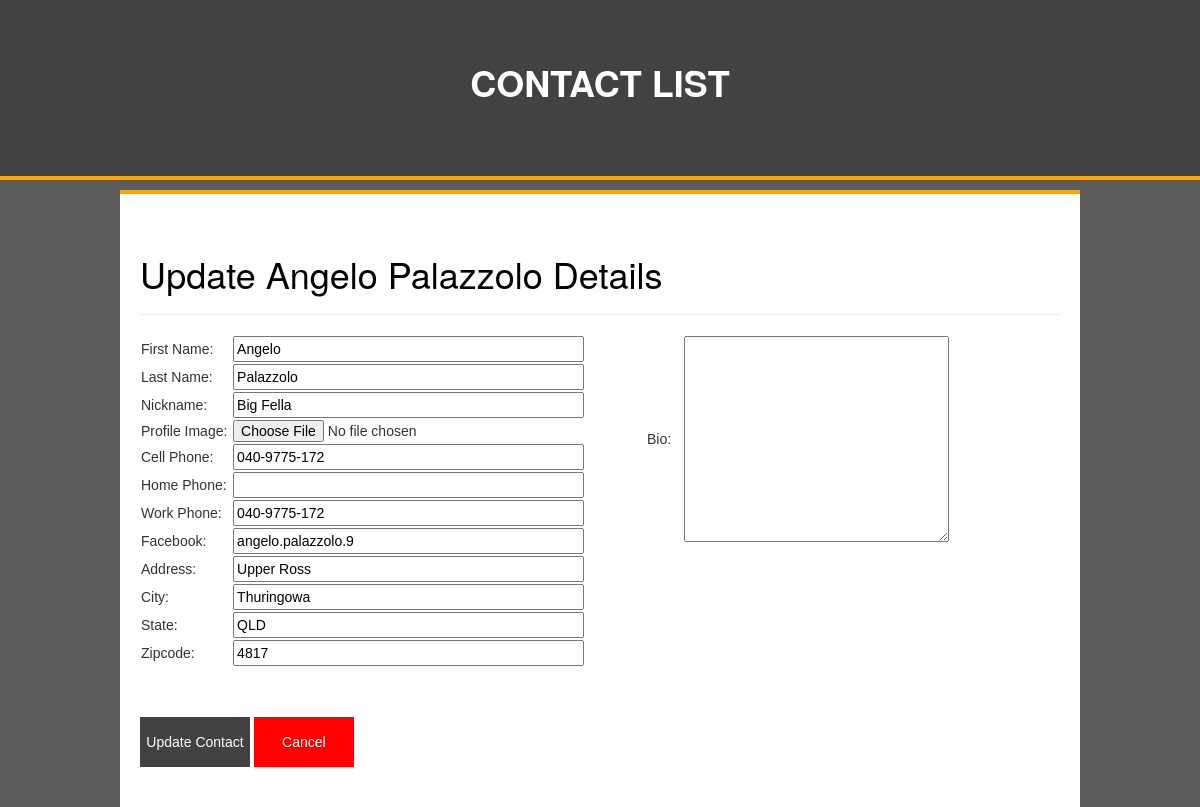
/phonebook_database/update_contact.php?id=33, run on the app's committed database.
### tables this page shows
CREATE TABLE `contacts` (
  `contact_id` int(11) NOT NULL,
  `contact_fname` varchar(100) NOT NULL,
  `contact_lname` varchar(100) NOT NULL,
  `contact_nickname` varchar(100) NOT NULL,
  `contact_cphone` varchar(50) NOT NULL,
  `contact_hphone` varchar(50) NOT NULL,
  `contact_wphone` varchar(50) NOT NULL,
  `contact_facebook` varchar(50) NOT NULL,
  `contact_address` varchar(100) NOT NULL,
  `contact_city` varchar(50) NOT NULL,
  `contact_state` varchar(50) NOT NULL,
  `contact_zipcode` varchar(50) NOT NULL,
  `contact_profile` varchar(255) NOT NULL,
  `contact_notes` longblob NOT NULL,
  `contact_status` enum('0','1') NOT NULL DEFAULT '1'
);

### phonebook_database/update_contact.php (the view, shortened to what this page needs)
<?php
	require_once"connect.php";
	if (isset($_GET['id'])) {
		$id = $_GET['id'];
		$get_contact = "select * from contacts where contact_id = '$id'";
		$sql_get_contact = $conn->query($get_contact);
		$row = mysqli_fetch_array($sql_get_contact);
	}
 ?>
<!DOCTYPE html>
<html>
<head>
	<?php include"includes/head.inc"; ?>
</head>
<body>
	<div class="wrapper">
		<div class="header">
			<div class="headerContent"><h1>CONTACT LIST</h1></div>
		</div>
		<div class="content">
		<div><h1>Update <?php echo $row['contact_fname']?> <?php echo $row["contact_lname"]?> Details</h1></div>
			<hr>
			<div class="contact">
				<div class="contact_insert">
					<form action="update_contact.php?id=<?php echo $row["contact_id"]; ?>" method="post" enctype="multipart/form-data">
						<table style="float:left" width="50%">
							<tr>
								<td>First Name:</td>
								<td><input type="text" name="fname" value="<?php echo $row['contact_fname'] ?>"  size="40%"></td>
							</tr>
							<tr>
								<td>Last Name:</td>
								<td><input type="text" name="lname" value="<?php echo $row['contact_lname'] ?>" size="40%"></td>
							</tr>
							<tr>
								<td>Nickname:</td>
								<td><input type="text" name="nickname" value="<?php echo $row['contact_nickname'] ?>" size="40%"></td>
							</tr>
							<tr>
								<td>Profile Image:</td>
								<td><input type="file" name="profile"></td>
							</tr>
							<tr>
								<td>Cell Phone:</td>
								<td><input type="text" name="cphone" value="<?php echo $row['contact_cphone'] ?>" size="40%"></td>
							</tr>
							<tr>
								<td>Home Phone:</td>
								<td><input type="text" name="hphone" value="<?php echo $row['contact_hphone'] ?>" size="40%"></td>
							</tr>
							<tr>
								<td>Work Phone:</td>
								<td><input type="text" name="wphone" value="<?php echo $row['contact_wphone'] ?>" size="40%"></td>
							</tr>
							<tr>
								<td>Facebook:</td>
								<td><input type="text" name="facebook" value="<?php echo $row['contact_facebook'] ?>" size="40%"></td>
							</tr>
							<tr>
								<td>Address:</td>
								<td><input type="text" name="address" value="<?php echo $row['contact_address'] ?>" size="40%"></td>
							</tr>
							<tr>
								<td>City:</td>
								<td><input type="text" name="city" value="<?php echo $row['contact_city'] ?>" size="40%"></td>
							</tr>
							<tr>
								<td>State:</td>
								<td><input type="text" name="state" value="<?php echo $row['contact_state'] ?>" size="40%"></td>
							</tr>
							<tr>
								<td>Zipcode:</td>
								<td><input type="text" name="zipcode" value="<?php echo $row['contact_zipcode'] ?>" size="40%"></td>
							</tr>
						</table>
						<table style="float:right" width="45%">
							<tr>
								<td>Bio:</td>
								<td><textarea name="bio" id="bio" cols="30" rows="10"><?php echo $row['contact_notes'] ?></textarea></td>
							</tr>
						</table>
						<input class="insert_contact_button" type="submit" name="submit" value="Update Contact">
						<a href="index.php"><input class="cancel_contact_button" type="button" value="Cancel"></a>
					</form>
				</div>
			</div>
		</div>
</body>
</html>

### phonebook_database/css/styles.css (style rules this page uses)
body { font-family:helvetica, arial, sans-serif; padding:0; margin:0; background-color:; }
.header { width:100%; border-bottom:4px solid orange; height: 225px; background-color:#424242; }
.header .headerContent { width:80%; margin:0 auto; line-height:100px; }
.header .headerContent h1 { margin:0; text-align: center; color:#ffffff; font-weight: bold; padding-top: 63px; }
.wrapper { width:100%; }
.content { width:80%; margin:-130px auto 0 auto; background-color:; border-top:4px solid orange; padding:40px 20px; }
.contact { width:100%; }
a { text-decoration: none !important; }
.insert_contact_button { width: 110px; height: 50px; background-color:#424242; color:#ffffff; border:none; margin-top:50px; }
.cancel_contact_button { width: 100px; height: 50px; background-color:red; color:#ffffff; border:none; margin-top:50px; }

### phonebook_database/css/main.css (style rules this page uses)
body { font-family:helvetica, arial, sans-serif; padding:0; margin:0; background-color:#5c5c5c; }
.header { width:100%; border-bottom:4px solid orange; height: 180px; background-color:#424242; }
.header .headerContent { width:80%; margin:0 0 0 0px auto; line-height:100px; }
h1 { color:#000000; }
.wrapper { width:100%; }
.content { width:80%; margin:-130px auto 0 auto; margin-top:10px; background-color:#ffffff; border-top:4px solid orange; padding:40px 20px; }
.contact { width:100%; }
a { text-decoration: none !important; }

### data on the page
contacts: contact_fname "Angelo", contact_lname "Palazzolo", fname "Angelo", lname "Palazzolo", nickname "Big Fella", cphone "040-9775-172", wphone "040-9775-172", facebook "angelo.palazzolo.9", address "Upper Ross", city "Thuringowa", state "QLD", zipcode "4817"
